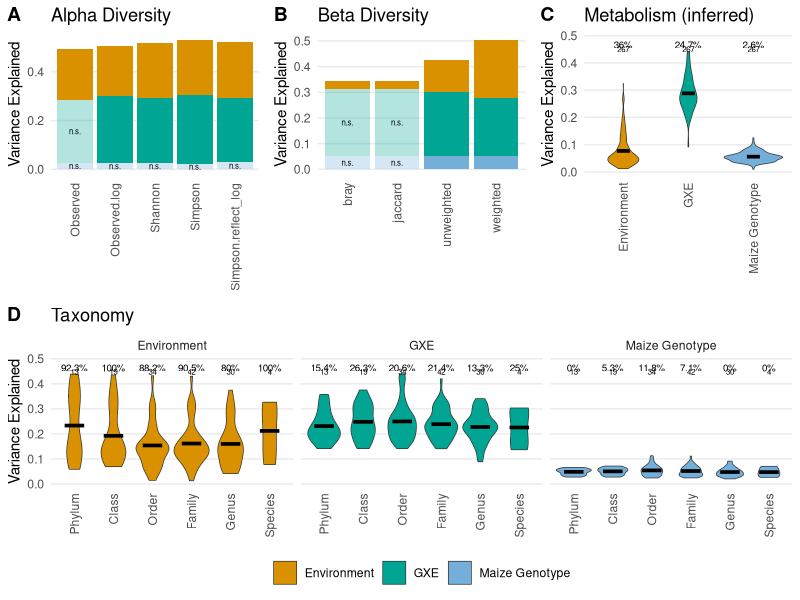

Here is the R script that generated this plot:
#! /usr/bin/Rscript

# Plot the various GxE metrics for publication

library(tidyverse)
library(ggpubr)

# Load data
alpha = read.csv("3_GxE/3b_alpha_diversity.variance_explained.jgw.csv")
beta = read.csv("3_GxE/3c_beta_diversity_GxE.jgw.csv")
pathways = read.csv("3_GxE/3e_MetaCyc_pathway_GXE.csv")
taxonomy = read.csv("3_GxE/3f_taxon_GXE.csv")

# Global variables
sig_threshold=0.05 # Significance threshold for alpha & beta diversity
fdr_cutoff.pathways=0.01 # FDR cutoff for GxE pathways
colorkey = c("Maize Genotype" = "#74afda", "GXE" = "#00a693", "Environment" = "#da9100")
taxa_levels=c("Phylum", "Class","Order","Family","Genus","Species")

#########
# Alpha and Beta Diversity
#########

# Standardize tables
alpha = alpha %>%
  rename(metric=alpha_diversity, pvalue=p, fraction_explained=Value) %>%
  select(category, metric, test_var, fraction_explained, pvalue) %>%
  filter(test_var != "Residuals")
beta = beta %>%
  rename(metric=Type, pvalue = Pr..F., fraction_explained=heritability)%>%
  select(category, metric, test_var, fraction_explained, pvalue) %>%
  filter(test_var != "Residuals")

# Helper function for alpha and beta diversity plots
div_barplot = function(plotdata, set="???"){
  plotdata = plotdata %>%
    mutate(alpha=ifelse(pvalue < sig_threshold, yes=1, no=0.75),
           label=ifelse(pvalue < sig_threshold, yes="", no="n.s."))
  ggplot(plotdata) +
    aes(x = metric, y = fraction_explained, fill = test_var, alpha=alpha, label=label) +
    geom_bar(position = "stack", stat = "identity") +
    ylab("Variance Explained") +
    ggtitle(paste(set, "Diversity")) + 
    theme_minimal() +
    theme(legend.position = "none", 
          axis.title.x = element_blank(), 
          legend.title = element_blank(), 
          axis.text.x = element_text(angle=90, vjust=0.5, hjust=1),
          panel.grid.major.x = element_blank(),
          panel.grid.minor = element_blank()) +
    scale_alpha(guide='none', range=c(0.3,1)) + # Use to set how transparent becomes
    scale_fill_manual(values=colorkey) + 
    geom_text(alpha=1, position=position_stack(vjust=0.5), size=2)
}

# Alpha  & Beta plots
alphaplot = div_barplot(alpha, set="Alpha")
betaplot = div_barplot(beta, set="Beta")

##########
# Pathways
##########

# Significance
path.significant = pathways %>%
  group_by(term) %>%
  summarize(n=n(),
            n_significant = sum(fdr < fdr_cutoff.pathways),
            fraction = n_significant/n) %>%
  mutate(percent = round(fraction*100, digits=1) %>% paste("%", sep=""),
         n_significant = paste("n =", n_significant))

# Make violin plot  
pathplot = ggplot(pathways) +
  aes(x = term, y = herit, fill = term) +
  geom_violin(trim = TRUE, linewidth=0.25) +
  stat_summary(fun = mean, geom = "crossbar", width = 0.2, color = "black") +
  geom_text(data=path.significant, mapping=aes(label=percent), 
            size=2.5, y=max(pathways$herit)* 1.06) +
  geom_text(data=path.significant, mapping=aes(label=n), 
            size=2, y=max(pathways$herit * 1.02)) +
  ylab("Variance Explained") +
  ggtitle(paste("Metabolism (inferred)")) + 
  theme_minimal() +
  theme(legend.position = "none", 
        axis.title.x = element_blank(), 
        legend.title = element_blank(), 
        axis.text.x = element_text(angle=90, vjust=0.5, hjust=1),
        panel.grid.major.x = element_blank(),
        panel.grid.minor=element_blank()) +
  scale_fill_manual(values=colorkey) +
  ylim(NA, max(pathways$herit) * 1.1) # Adjust vertical limit

# geom_text(data=sig.taxa, mapping=aes(label=percent), 
#           size=2.5, y=max(taxonomy$herit)* 1.06) +
#   geom_text(data=sig.taxa, mapping=aes(label=n), 
#             size=2, y=max(taxonomy$herit) * 1.02) +



##############
# Taxonomy
##############


# Calculate fractions that are significant
sig.taxa = taxonomy %>%
  group_by(level, term) %>%
  summarize(n=n(), fraction = sum(pval < 0.01)/n(), .groups="drop") %>%
  mutate(percent = round(fraction*100, digits=1) %>% paste("%", sep=""))


# Plot
taxonomy$level = factor(taxonomy$level, levels=taxa_levels)
taxaplot <- ggplot(taxonomy) +
  aes(x=level, y=herit, fill=term) +
  geom_violin(trim = TRUE, linewidth=0.25) +
  ylab("Variance Explained") + 
  ggtitle(paste("Taxonomy")) + 
  theme_minimal() +
  theme(legend.position = "bottom", 
        axis.title.x = element_blank(), 
        legend.title = element_blank(), 
        axis.text.x = element_text(angle=90, vjust=0.5, hjust=1),
        panel.grid.major.x = element_blank(),
        panel.grid.minor = element_blank()) +
  facet_grid(~term) +
  # theme(strip.text.x = element_text(size = 30,face="bold"),
  #       strip.text.y = element_text(size = 30,face="bold" )) + 
  stat_summary(fun = "mean", geom = "crossbar",  width = 0.5, colour = "black",
               show.legend=FALSE) +
  geom_text(data=sig.taxa, mapping=aes(label=percent), 
            size=2.5, y=max(taxonomy$herit)* 1.06) +
  geom_text(data=sig.taxa, mapping=aes(label=n), 
            size=2, y=max(taxonomy$herit) * 1.02) +
  ylim(NA, max(taxonomy$herit) * 1.1) + # Adjust vertical limit
  scale_fill_manual(values=colorkey)



########################
# Combine plots and save
########################

top = ggarrange(alphaplot, betaplot, pathplot, nrow=1, labels=c("A","B", "C"),
                align="h")
bottom = ggarrange(taxaplot, labels=c("D"))
combined = ggarrange(top, bottom, nrow=2, common.legend=TRUE)
ggsave(combined, file="3_GxE/3g_GxE_combined_plot.png", width = 7, height = 8)


